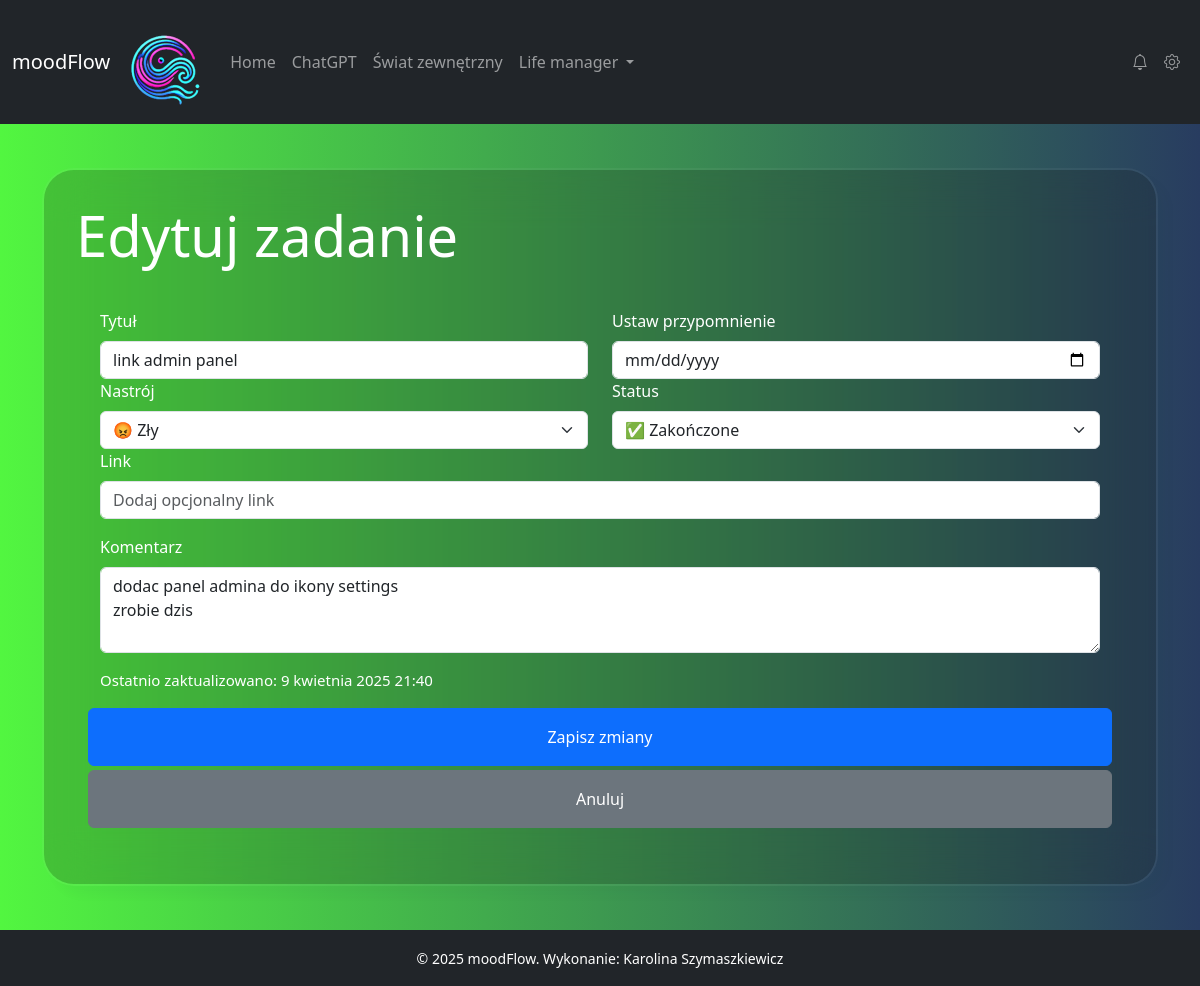
Page /edit/22/ on the committed database.
### myapp/models.py (models this page shows, shortened)
class Task(models.Model):
    title = models.CharField(max_length=255)
    comment = models.TextField(blank=True, null=True)
    url = models.URLField(null=True, blank=True)
    mood_choice = models.CharField(choices=MOOD_CHOICES, max_length=20, default="neutral")
    status = models.CharField(choices=IDEA_STATUS, max_length=30, default="pending")
    created_at = models.DateTimeField(auto_now_add=True)
    updated_at = models.DateTimeField(null=True, blank=True)
    done_at = models.DateTimeField(null=True, blank=True)
    class Meta:
        verbose_name = "Zadanie"
        verbose_name_plural = "Zadania w dzienniku"
        ordering = ['created_at']

### myapp/views.py (the view)
# urls.py: path('edit/<int:task_id>/', edit_task, name='edit_task'),  # Edycja zadania
def edit_task(request, task_id):
    task = get_object_or_404(Task, id=task_id)
    if request.method == "POST":
        form = TaskForm(request.POST, instance=task)
        if form.is_valid():
            task = form.save(commit=False)
            task.updated_at = timezone.now()
            task.save()
            return redirect("todo_list")
    else:
        form = TaskForm(instance=task)
    return render(request, "myapp/edit_task.html", {"form": form, "task": task, "task.updated_at": task.updated_at})

### myapp/forms.py
class TaskForm(forms.ModelForm):
    class Meta:
        model = Task
        fields = ["title", "comment", "url", "mood_choice", "status"]  # fields inside form
        widgets = {
            "title": forms.TextInput(attrs={"class": "form-control", "placeholder": "Wpisz tytuł zadania"}),
            "comment": forms.Textarea(attrs={"class": "form-control", "rows": 3, "placeholder": "Dodatkowe uwagi"}),
            "url": forms.URLInput(attrs={"class": "form-control", "placeholder": "Dodaj opcjonalny link"}),
            "mood_choice": forms.Select(attrs={"class": "form-select"}),
            "status": forms.Select(attrs={"class": "form-select"}),
        }

### myapp/context_processors.py (called while the page is built)
def global_context(request):
    return {
        'year': datetime.now().year
    }

### myapp/templates/myapp/edit_task.html (shortened to what this page needs)
{% extends 'base.html' %}
{% block content %}
    <h1 class="display-4 text-white mb-3">Edytuj zadanie</h1>
    <form method="POST" class="row p-4">
        <div class="col-md-6">
            <label for="{{ form.title.id }}" class="form-label">Tytuł</label>
            {{ form.title }}
        </div>
        <div class="col-md-6">
                   <label for="task-date" class="form-label">Ustaw przypomnienie</label>
                           <input type="date" class="form-control" id="task-date" name="task_date">
                      </div>
        <div class="col-md-6">
            <label for="id_mood_choice" class="form-label">Nastrój</label>
            {{ form.mood_choice }}
        </div>
        <div class="col-md-6">
            <label for="id_status" class="form-label">Status</label>
            {{ form.status }}
        </div>
        <div class="mb-3">
            <label for="id_url" class="form-label">Link</label>
            {{ form.url }}
        </div>
        <div class="col-12">
            <label for="id_comment" class="form-label">Komentarz</label>
            {{ form.comment }}
        </div>
        <br>
        {% if task.updated_at %}
            <p class="mt-3" style="font-size: 15px">Ostatnio zaktualizowano:  {{ task.updated_at }}</p>
            {% else %}
            <p class="mt-3" style="font-size: 15px">To zadanie nie było jeszcze aktualizowane</p>
        {% endif %}
        <button type="submit" class="btn btn-primary mb-1 py-3">Zapisz zmiany</button>
        <a href="{% url 'todo_list' %}" class="btn btn-secondary py-3">Anuluj</a>
    </form>
{% endblock %}

### rows in the picture
Task: title "link admin panel", mood_choice "😡 Zły", status "✅ Zakończone", comment "dodac panel admina do ikony settings zrobie dzis", updated_at "9 kwietnia 2025 21:40"
